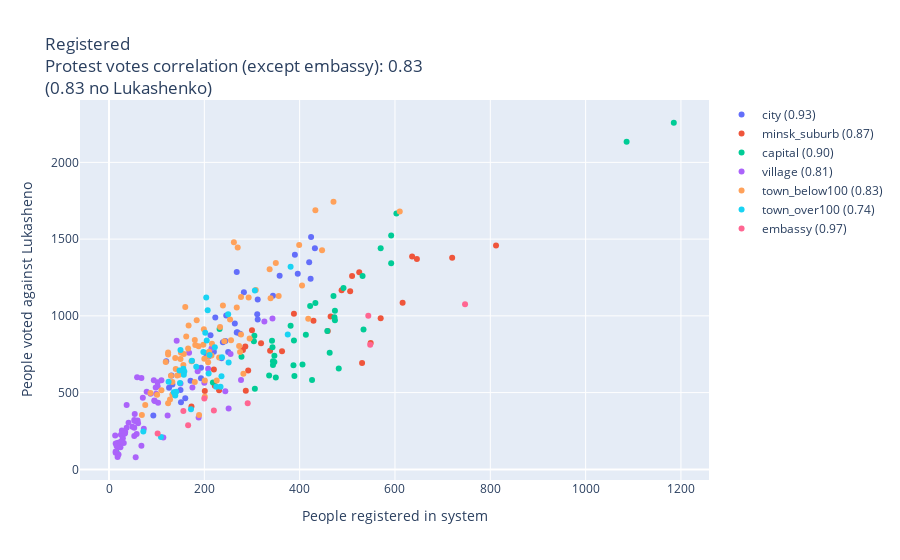

Notebook code cell kept with this figure:
### Code cell
protest_chart('registered', 'People registered in system')
